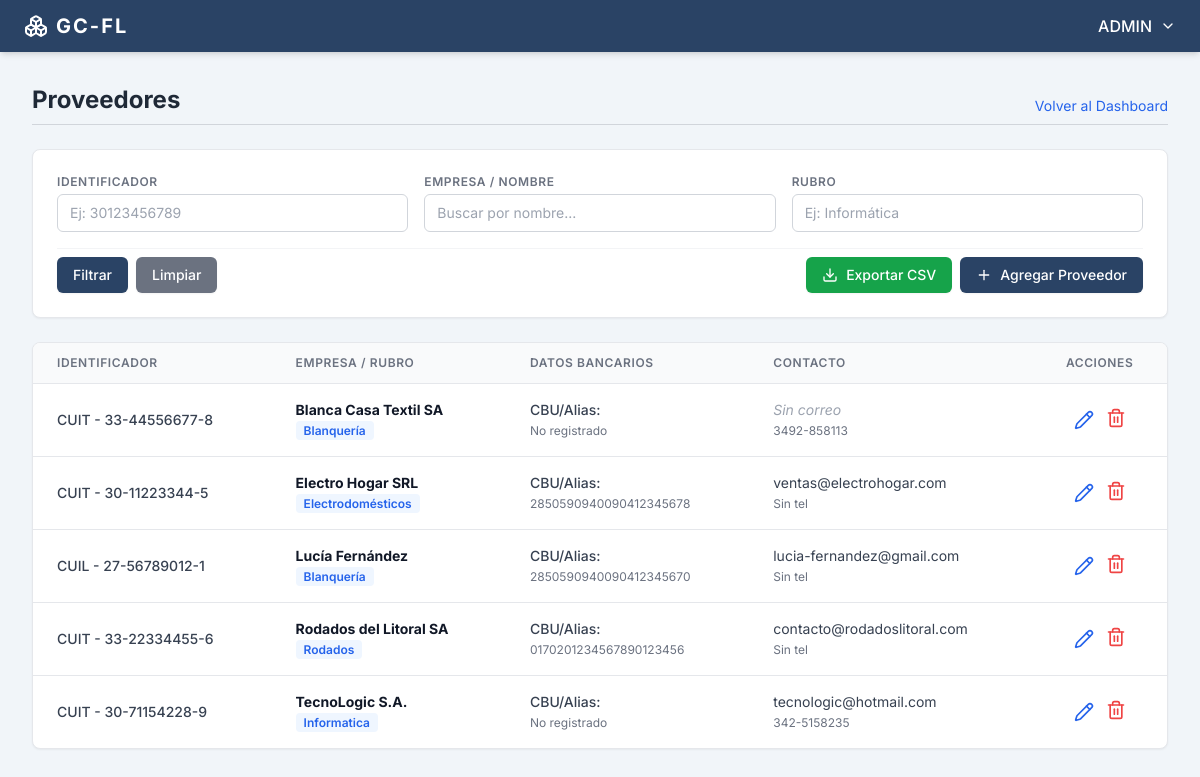
The app's page /proveedores/ (signed in) with its own data.
### users/models.py (models this page shows)
class User(AbstractUser):
    class Meta:
        db_table = 'users'
        verbose_name = 'User'
        verbose_name_plural = 'Users'

### proveedores/models.py (models this page shows, shortened)
class Proveedor(models.Model):
    TIPO_DOCUMENTO_CHOICES = [
        ('CUIT', 'CUIT'),
        ('CUIL', 'CUIL'),
        ('DNI', 'DNI'),
    ]
    nombre = models.CharField(max_length=100)
    apellido = models.CharField(max_length=100, blank=True, null=True)
    tipo_documento = models.CharField(max_length=20, choices=TIPO_DOCUMENTO_CHOICES, default='CUIT')
    numero_documento = models.CharField(max_length=50, unique=True)
    provincia = models.CharField(max_length=100)
    localidad = models.CharField(max_length=100)
    direccion = models.CharField(max_length=200)
    barrio = models.CharField(max_length=100, blank=True, null=True)
    codigo_postal = models.CharField(max_length=20)
    telefono = models.CharField(max_length=50, blank=True, null=True)
    email = models.EmailField(blank=True, null=True)
    rubro = models.CharField(max_length=100, blank=True, null=True, help_text="Ej: Informática, Limpieza, Mercadería")
    cbu_alias = models.CharField(max_length=100, blank=True, null=True)
    fecha_registro = models.DateTimeField(auto_now_add=True)
    class Meta:
        db_table = 'proveedores'
        verbose_name = 'Proveedor'
        verbose_name_plural = 'Proveedores'
        ordering = ['nombre', 'apellido']

### proveedores/views.py (the view, shortened to what this page needs)
# urls.py: path('', views.proveedores_list, name='proveedores_list'),
@login_required
def proveedores_list(request):
    max_permission = UserRole.objects.filter(user_id=request.user).aggregate(
        max_permission=models.Max('role__proveedores')
    )['max_permission'] or 0
    if max_permission == 0:
        messages.error(request, 'No tienes acceso al módulo de Proveedores.')
        return redirect('dashboard')
    proveedores_list = Proveedor.objects.all()
    nombre = request.GET.get('nombre')
    documento = request.GET.get('documento')
    rubro = request.GET.get('rubro') # Sumamos el rubro como filtro
    if nombre:
        proveedores_list = proveedores_list.filter(
            models.Q(nombre__icontains=nombre) | models.Q(apellido__icontains=nombre)
        )
    if documento:
        proveedores_list = proveedores_list.filter(numero_documento__icontains=documento)
    if rubro:
        proveedores_list = proveedores_list.filter(rubro__icontains=rubro)
    paginator = Paginator(proveedores_list, 10)
    page_number = request.GET.get('page')
    page_obj = paginator.get_page(page_number)
    context = {
        'page_obj': page_obj,
        'max_permission': max_permission,
    }
    return render(request, 'proveedores/proveedores_list.html', context)

### proveedores/templates/proveedores/proveedores_list.html (shortened to what this page needs)
<!DOCTYPE html>
<html lang="es">
<head>
    <script src="https://cdn.tailwindcss.com"></script>
</head>
<body class="min-h-screen flex flex-col">
    <nav class="bg-[#2a4365] text-white px-6 py-3 flex justify-between items-center shadow-md relative z-20">
        <div class="flex items-center space-x-2">
            <i data-lucide="boxes" class="w-6 h-6"></i>
            <span class="font-bold text-xl tracking-widest">GC-FL</span>
        </div>
        <div class="relative">
            <button onclick="toggleDropdown()" class="flex items-center space-x-2 hover:text-gray-200 focus:outline-none transition-colors">
                <span class="font-medium text-transform: uppercase">{{ user.username }}</span>
                <i data-lucide="chevron-down" class="w-4 h-4"></i>
            </button>
        </div>
    </nav>
    <main class="flex-1 p-8 max-w-7xl mx-auto w-full relative z-10">
        <div class="mb-6 border-b border-gray-300 pb-2 flex justify-between items-end">
            <h1 class="text-2xl font-bold text-gray-800">Proveedores</h1>
            <a href="{% url 'dashboard' %}" class="text-sm text-blue-600 hover:underline">Volver al Dashboard</a>
        </div>
        <div class="bg-white rounded-lg shadow-sm border border-gray-200 p-6 mb-6">
            <form method="GET" action="{% url 'proveedores:proveedores_list' %}">
                <div class="grid grid-cols-1 md:grid-cols-3 gap-4 mb-4">
                    <div>
                        <label class="block text-xs font-semibold text-gray-500 uppercase tracking-wider mb-1">Identificador</label>
                        <input type="text" name="documento" value="{{ request.GET.documento }}" placeholder="Ej: 30123456789" class="w-full border border-gray-300 rounded-md py-2 px-3 text-sm focus:outline-none focus:border-[#2a4365] focus:ring-1 focus:ring-[#2a4365]">
                    </div>
                    <div>
                        <label class="block text-xs font-semibold text-gray-500 uppercase tracking-wider mb-1">Empresa / Nombre</label>
                        <input type="text" name="nombre" value="{{ request.GET.nombre }}" placeholder="Buscar por nombre..." class="w-full border border-gray-300 rounded-md py-2 px-3 text-sm focus:outline-none focus:border-[#2a4365] focus:ring-1 focus:ring-[#2a4365]">
                    </div>
                    <div>
                        <label class="block text-xs font-semibold text-gray-500 uppercase tracking-wider mb-1">Rubro</label>
                        <input type="text" name="rubro" value="{{ request.GET.rubro }}" placeholder="Ej: Informática" class="w-full border border-gray-300 rounded-md py-2 px-3 text-sm focus:outline-none focus:border-[#2a4365] focus:ring-1 focus:ring-[#2a4365]">
                    </div>
                </div>
                <div class="flex flex-col sm:flex-row justify-between items-center pt-2 border-t border-gray-100 gap-4 sm:gap-0 mt-4">
                    <div class="flex gap-2 w-full sm:w-auto">
                        <button type="submit" class="bg-[#2a4365] hover:bg-[#1e324b] text-white font-medium py-2 px-4 rounded-md text-sm transition-colors shadow-sm flex-1 sm:flex-none">
                            Filtrar
                        </button>
                        <a href="{% url 'proveedores:proveedores_list' %}" class="bg-gray-500 hover:bg-gray-600 text-white text-center font-medium py-2 px-4 rounded-md text-sm transition-colors shadow-sm flex-1 sm:flex-none">
                            Limpiar
                        </a>
                    </div>
                    <div class="flex gap-2 w-full sm:w-auto">
                        <a href="?export=csv&nombre={{ request.GET.nombre }}&documento={{ request.GET.documento }}&rubro={{ request.GET.rubro }}" class="bg-green-600 hover:bg-green-700 text-white font-medium py-2 px-4 rounded-md text-sm transition-colors shadow-sm flex items-center justify-center flex-1 sm:flex-none">
                            <i data-lucide="download" class="w-4 h-4 mr-2"></i> Exportar CSV
                        </a>
                        {% if max_permission >= 2 %}
                        <a href="{% url 'proveedores:proveedor_create' %}" class="bg-[#2a4365] hover:bg-[#1e324b] text-white font-medium py-2 px-4 rounded-md text-sm transition-colors shadow-sm flex items-center justify-center flex-1 sm:flex-none">
                            <i data-lucide="plus" class="w-4 h-4 mr-2"></i> Agregar Proveedor
                        </a>
                        {% endif %}
                    </div>
                </div>
            </form>
        </div>
        <div class="bg-white rounded-lg shadow-sm border border-gray-200 overflow-hidden">
            <div class="table-container">
                <table class="w-full text-left border-collapse">
                    <thead>
                        <tr class="bg-gray-50 border-b border-gray-200">
                            <th class="py-3 px-6 text-xs font-semibold text-gray-500 uppercase tracking-wider">Identificador</th>
                            <th class="py-3 px-6 text-xs font-semibold text-gray-500 uppercase tracking-wider">Empresa / Rubro</th>
                            <th class="py-3 px-6 text-xs font-semibold text-gray-500 uppercase tracking-wider hidden md:table-cell">Datos Bancarios</th>
                            <th class="py-3 px-6 text-xs font-semibold text-gray-500 uppercase tracking-wider">Contacto</th>
                            {% if max_permission >= 2 %}
                            <th class="py-3 px-6 text-xs font-semibold text-gray-500 uppercase tracking-wider text-center">Acciones</th>
                            {% endif %}
                        </tr>
                    </thead>
                    <tbody class="text-sm text-gray-700 divide-y divide-gray-200">
                        {% for proveedor in page_obj %}
                        <tr class="hover:bg-gray-50 transition-colors">
                            <td class="py-4 px-6 font-medium">{{ proveedor.tipo_documento }} - {{ proveedor.numero_documento }}</td>
                            <td class="py-4 px-6">
                                <span class="block font-bold text-gray-900">{{ proveedor.nombre }} {% if proveedor.apellido %}{{ proveedor.apellido }}{% endif %}</span>
                                <span class="text-xs font-semibold text-blue-600 bg-blue-50 px-2 py-0.5 rounded">{{ proveedor.rubro }}</span>
                            </td>
                            <td class="py-4 px-6 hidden md:table-cell">
                                <span class="block font-medium">CBU/Alias:</span>
                                <span class="text-xs text-gray-500">{% if proveedor.cbu_alias %}{{ proveedor.cbu_alias }}{% else %}No registrado{% endif %}</span>
                            </td>
                            <td class="py-4 px-6">
                                <span class="block">{% if proveedor.email %}{{ proveedor.email }}{% else %}<span class="text-gray-400 italic">Sin correo</span>{% endif %}</span>
                                <span class="text-xs text-gray-500">{% if proveedor.telefono %}{{ proveedor.telefono }}{% else %}Sin tel{% endif %}</span>
                            </td>
                            {% if max_permission >= 2 %}
                            <td class="py-4 px-6 text-center">
                                <div class="flex items-center justify-center space-x-3">
                                    <a href="{% url 'proveedores:proveedor_edit' proveedor.pk %}" class="text-blue-600 hover:text-blue-800 transition-colors" title="Editar">
                                        <i data-lucide="pencil" class="w-5 h-5"></i>
                                    </a>
                                    <form method="POST" action="{% url 'proveedores:proveedor_delete' proveedor.pk %}" onsubmit="return confirm('¿Estás seguro de eliminar este proveedor?');">
                                        <button type="submit" class="text-red-500 hover:text-red-700 transition-colors" title="Eliminar">
                                            <i data-lucide="trash-2" class="w-5 h-5"></i>
                                        </button>
                                    </form>
                                </div>
                            </td>
                            {% endif %}
                        </tr>
                        {% empty %}
                        <tr>
                            <td colspan="5" class="py-8 text-center text-gray-500">No se encontraron proveedores.</td>
                        </tr>
                        {% endfor %}
                    </tbody>
                </table>
            </div>
        </div>
    </main>
</body>
</html>

### proveedores/templates/proveedores/proveedores_list.html (style rules this page uses)
body { font-family: 'Inter', sans-serif; background-color: #f1f5f9; }
.table-container { overflow-x: auto; }

### records on screen
User: username "ADMIN"
Proveedor: tipo_documento "CUIT", numero_documento "33-44556677-8", nombre "Blanca Casa Textil SA", rubro "Blanquería", shows "No registrado", shows "Sin correo", telefono "3492-858113"
Proveedor: tipo_documento "CUIT", numero_documento "30-11223344-5", nombre "Electro Hogar SRL", rubro "Electrodomésticos", cbu_alias "2850590940090412345678", email "ventas@electrohogar.com", shows "Sin tel"
Proveedor: tipo_documento "CUIL", numero_documento "27-56789012-1", nombre "Lucía", apellido "Fernández", rubro "Blanquería", cbu_alias "2850590940090412345670", email "lucia-fernandez@gmail.com", shows "Sin tel"
Proveedor: tipo_documento "CUIT", numero_documento "33-22334455-6", nombre "Rodados del Litoral SA", rubro "Rodados", cbu_alias "0170201234567890123456", email "contacto@rodadoslitoral.com", shows "Sin tel"
Proveedor: tipo_documento "CUIT", numero_documento "30-71154228-9", nombre "TecnoLogic S.A.", rubro "Informatica", shows "No registrado", email "tecnologic@hotmail.com", telefono "342-5158235"
